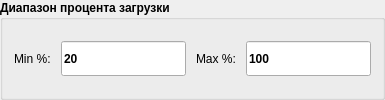
         <widget class="QGroupBox" name="loadingRangeGroup">
          <property name="font">
           <font>
            <pointsize>9</pointsize>
            <weight>75</weight>
            <bold>true</bold>
           </font>
          </property>
          <property name="title">
           <string>Диапазон процента загрузки</string>
          </property>
          <layout class="QGridLayout" name="gridLayout_2" rowstretch="0">
           <item row="0" column="0">
            <layout class="QHBoxLayout" name="horizontalLayout_loading_range">
             <property name="spacing">
              <number>10</number>
             </property>
             <item>
              <widget class="QLabel" name="label_5">
               <property name="font">
                <font>
                 <pointsize>9</pointsize>
                 <weight>50</weight>
                 <bold>false</bold>
                </font>
               </property>
               <property name="text">
                <string>Min %:</string>
               </property>
              </widget>
             </item>
             <item>
              <widget class="QLineEdit" name="min_lebel_loading_range">
               <property name="minimumSize">
                <size>
                 <width>0</width>
                 <height>35</height>
                </size>
               </property>
               <property name="font">
                <font>
                 <pointsize>9</pointsize>
                 <weight>75</weight>
                 <bold>true</bold>
                </font>
               </property>
               <property name="text">
                <string>20</string>
               </property>
              </widget>
             </item>
             <item>
              <widget class="QLabel" name="label_6">
               <property name="font">
                <font>
                 <pointsize>9</pointsize>
                 <weight>50</weight>
                 <bold>false</bold>
                </font>
               </property>
               <property name="text">
                <string>Max %:</string>
               </property>
              </widget>
             </item>
             <item>
              <widget class="QLineEdit" name="max_lebel_loading_range">
               <property name="minimumSize">
                <size>
                 <width>0</width>
                 <height>35</height>
                </size>
               </property>
               <property name="font">
                <font>
                 <pointsize>9</pointsize>
                 <weight>75</weight>
                 <bold>true</bold>
                </font>
               </property>
               <property name="text">
                <string>100</string>
               </property>
              </widget>
             </item>
            </layout>
           </item>
          </layout>
         </widget>
